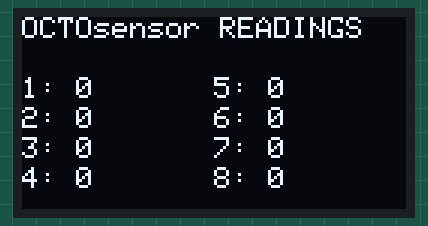
Recording of a sketch running on a simulated ESP32. Shown: 128×64 one-colour display. Random numbers use the default seed unless the sketch sets one; what the sketch prints to the serial monitor is not drawn.

Above: at 0.1 s.

The sketch:

OCTO_CENTRAL_2026.ino
```cpp
///////////////////////////////////////////////////////////
//
//  O C T O  S E N S O R
//  A wireless system with 8 laser range finder modules
//  and a central unit to be used in interactive
//  art installations.
//
//  Project by Juliano Prado (2021) - Brazil
//
//  Revision: 03.2023  /  2026 fork
//
//  https://github.com/jupgit/octo-sensor
//
//  TF LUNA I2C VERSION
//
//  Colaborators:
//   Paulo Cesar Teles (PhD)
//   Klebert
//   Mariana Arias
//   Igor
//
//
///////////////////////////////////////////////////////////

///
///     C E N T R A L   ( 2026 )
///
///  This central OVERRIDES its Wi-Fi STA MAC address so that the
///  nodes (which unicast to 94:B9:7E:C2:CA:D0) are received here
///  without touching the node firmware.
///
///  ESP-NOW delivers a unicast frame only to the interface whose
///  MAC matches the destination, so we spoof that MAC at boot.
///

// ARRAY WITH 8 SENSORS READINGS

int octoSensor[8] = {0, 0, 0, 0, 0, 0, 0, 0};
int previousOctoSensor[8] = {1023, 1023, 1023, 1023, 1023, 1023, 1023, 1023};

#include <esp_now.h>
#include <WiFi.h>
#include "esp_wifi.h"     // for esp_wifi_set_mac()

#include <Wire.h>

#include <Adafruit_GFX.h>
#include <Adafruit_SSD1306.h>

#define SCREEN_WIDTH 128  // OLED display width, in pixels
#define SCREEN_HEIGHT 64  // OLED display height, in pixels

// Declaration for an SSD1306 display connected to I2C (SDA, SCL pins)
Adafruit_SSD1306 display(SCREEN_WIDTH, SCREEN_HEIGHT, &Wire, -1);

// ************************************************************
// This is the MAC the NODES are transmitting TO. We force this
// board's STA interface to use it so their messages arrive here.
// (Must be a unicast address: first byte's low bit = 0. 0x94 is OK.)
uint8_t centralMAC[] = {0x94, 0xB9, 0x7E, 0xC2, 0xCA, 0xD0};
// ************************************************************

// REPLACE WITH THE MAC Address of your receiver
//uint8_t broadcastAddress[] = {0x7C, 0x9E, 0xBD, 0x45, 0xB3, 0xC0}; // OCTOSENSOR #4
uint8_t broadcastAddress[] = {0xC4, 0x4F, 0x33, 0x3E, 0xE7, 0x6D};

// CENTRAL PROTOBOARD OLED


// Define variables to store readings to be sent
int octoCommand;
int octoNode;
int octoValue;

// Define variables to store incoming readings
int incomingCommand;
int incomingNode;
int incomingValue;

// Variable to store if sending data was successful
String success;

//Structure example to send data
//Must match the receiver structure
typedef struct struct_message {
    int comm;
    int node;
    int value;
} struct_message;

// Create a struct_message called BME280Readings to hold sensor readings
struct_message OCTOReadings;

// Create a struct_message to hold incoming sensor readings
struct_message incomingReadings;

esp_now_peer_info_t peerInfo;


//   TTTTT    X   X
//     T       X X
//     T        X
//     T       X X
//     T      X   X


// Callback when data is sent
void OnDataSent(const wifi_tx_info_t *info, esp_now_send_status_t status) {
  //Serial.print("\r\nLast Packet Send Status:\t");
  //Serial.println(status == ESP_NOW_SEND_SUCCESS ? "Delivery Success" : "Delivery Fail");
  if (status ==0){
    success = "TX OK";
  }
  else{
    success = "TX Fail :(";
  }
}

//   RRRR    X   X
//   R   R    X X
//   RRRR      X
//   R R      X X
//   R  R    X   X

// Callback when data is received
void OnDataRecv(const esp_now_recv_info_t *recv_info, const uint8_t *incomingData, int len) {
  memcpy(&incomingReadings, incomingData, sizeof(incomingReadings));
  //Serial.print("Bytes received: ");
  //Serial.println(len);
  incomingCommand = incomingReadings.comm;
  incomingNode = incomingReadings.node;
  incomingValue = incomingReadings.value;


//////////////////////////////////////////////////////////////////////////////////////
// REMOTE SENSOR VALUE into its position in Array
   octoSensor[incomingNode-1] = incomingValue;
//////////////////////////////////////////////////////////////////////////////////////

}


// *******************************************************
//
//                  S   E   T   U   P
//
// *******************************************************


void setup() {
  // Init Serial Monitor
  Serial.begin(115200);

  // Init OLED display
  if(!display.begin(SSD1306_SWITCHCAPVCC, 0x3C)) {
    //Serial.println(F("SSD1306 allocation failed"));
    for(;;);
  }

  // Set device as a Wi-Fi Station
  WiFi.mode(WIFI_STA);

  // ***** OVERRIDE THE STA MAC ADDRESS *****
  // Force this board to use the MAC the nodes transmit to, so their
  // unicast ESP-NOW messages are delivered to this interface.
  esp_wifi_set_mac(WIFI_IF_STA, &centralMAC[0]);

  Serial.print("Central MAC now: ");
  Serial.println(WiFi.macAddress());   // should read 94:B9:7E:C2:CA:D0

  // Init ESP-NOW
  if (esp_now_init() != ESP_OK) {
    //Serial.println("Error initializing ESP-NOW");
    return;
  }

  // Once ESPNow is successfully Init, we will register for Send CB to
  // get the status of Trasnmitted packet
  esp_now_register_send_cb(OnDataSent);

  // Register peer
  memcpy(peerInfo.peer_addr, broadcastAddress, 6);
  peerInfo.channel = 0;
  peerInfo.encrypt = false;
  peerInfo.ifidx   = WIFI_IF_STA;

  // Add peer
  if (esp_now_add_peer(&peerInfo) != ESP_OK){
    //Serial.println("Failed to add peer");
    return;
  }
  // Register for a callback function that will be called when data is received
  esp_now_register_recv_cb(OnDataRecv);
}


// *******************************************************
//
//                    L  O   O   P
//
// *******************************************************


void loop() {

  /// TROCAR POR MILLIS
  getReadings();

  // Set values to send
  OCTOReadings.comm = octoCommand;
  OCTOReadings.node = octoNode;
  OCTOReadings.value = octoValue;

  // Send message via ESP-NOW
  esp_err_t result = esp_now_send(broadcastAddress, (uint8_t *) & OCTOReadings, sizeof(OCTOReadings));

  if (result == ESP_OK) {
    //Serial.println("Sent with success");
  }
  else {
    //Serial.println("Error sending the data");
  }

  isadoraOutput();

  updateDisplay();


  delay(25);
}


////
////
////  F U N C T I O N S
////
////


void getReadings(){
  octoCommand = 1;
  octoNode = 4;
  octoValue = int(millis()/1000);
  octoValue = random(200,1000);
}


void isadoraOutput() {

  //ISADORA

      for (int i=0; i<8; i++) {
        Serial.print(i+1,DEC); // Canal 1 do Isadora
        Serial.print(octoSensor[i]); // Envia sensor 1
        Serial.println(); //Send a value to eom

      }

      /*
      Serial.print(1,DEC); // Canal 1 do Isadora
      Serial.print(octoSensor[0]); // Envia sensor 1
      Serial.println(); //Send a value to eom

      Serial.print(2,DEC); // Canal 2 do Isadora
      Serial.print(octoSensor[1]); // Envia sensor 2
      Serial.println(); //Send a value to eom

      Serial.print(3,DEC); // Canal 2 do Isadora
      Serial.print(octoSensor[2]); // Envia sensor 2
      Serial.println(); //Send a value to eom


      Serial.print(4,DEC); // Canal 2 do Isadora
      Serial.print(octoSensor[3]); // Envia sensor 2
      Serial.println(); //Send a value to eom

      Serial.print(5,DEC); // Canal 2 do Isadora
      Serial.print(octoSensor[4]); // Envia sensor 2
      Serial.println(); //Send a value to eom

      Serial.print(6,DEC); // Canal 2 do Isadora
      Serial.print(octoSensor[5]); // Envia sensor 2
      Serial.println(); //Send a value to eom

      Serial.print(7,DEC); // Canal 2 do Isadora
      Serial.print(octoSensor[6]); // Envia sensor 2
      Serial.println(); //Send a value to eom

      Serial.print(8,DEC); // Canal 2 do Isadora
      Serial.print(octoSensor[7]); // Envia sensor 2
      Serial.println(); //Send a value to eom
*/


}


void updateDisplay(){
  // Display Readings on OLED Display
  display.clearDisplay();
  display.setTextSize(1);
  display.setTextColor(WHITE);
  display.setCursor(0, 0);
  display.print("OCTOsensor READINGS");

  //1
  display.setCursor(0, 20);
  display.print("1: ");
  display.print(octoSensor[0]);
  //2
  display.setCursor(0, 30);
  display.print("2: ");
  display.print(octoSensor[1]);
  //3
  display.setCursor(0, 40);
  display.print("3: ");
  display.print(octoSensor[2]);
  //4
  display.setCursor(0, 50);
  display.print("4: ");
  display.print(octoSensor[3]);
  //5
  display.setCursor(64, 20);
  display.print("5: ");
  display.print(octoSensor[4]);
  //6
  display.setCursor(64, 30);
  display.print("6: ");
  display.print(octoSensor[5]);
  //7
  display.setCursor(64, 40);
  display.print("7: ");
  display.print(octoSensor[6]);
  //8
  display.setCursor(64, 50);
  display.print("8: ");
  display.print(octoSensor[7]);


  display.display();


}
```
